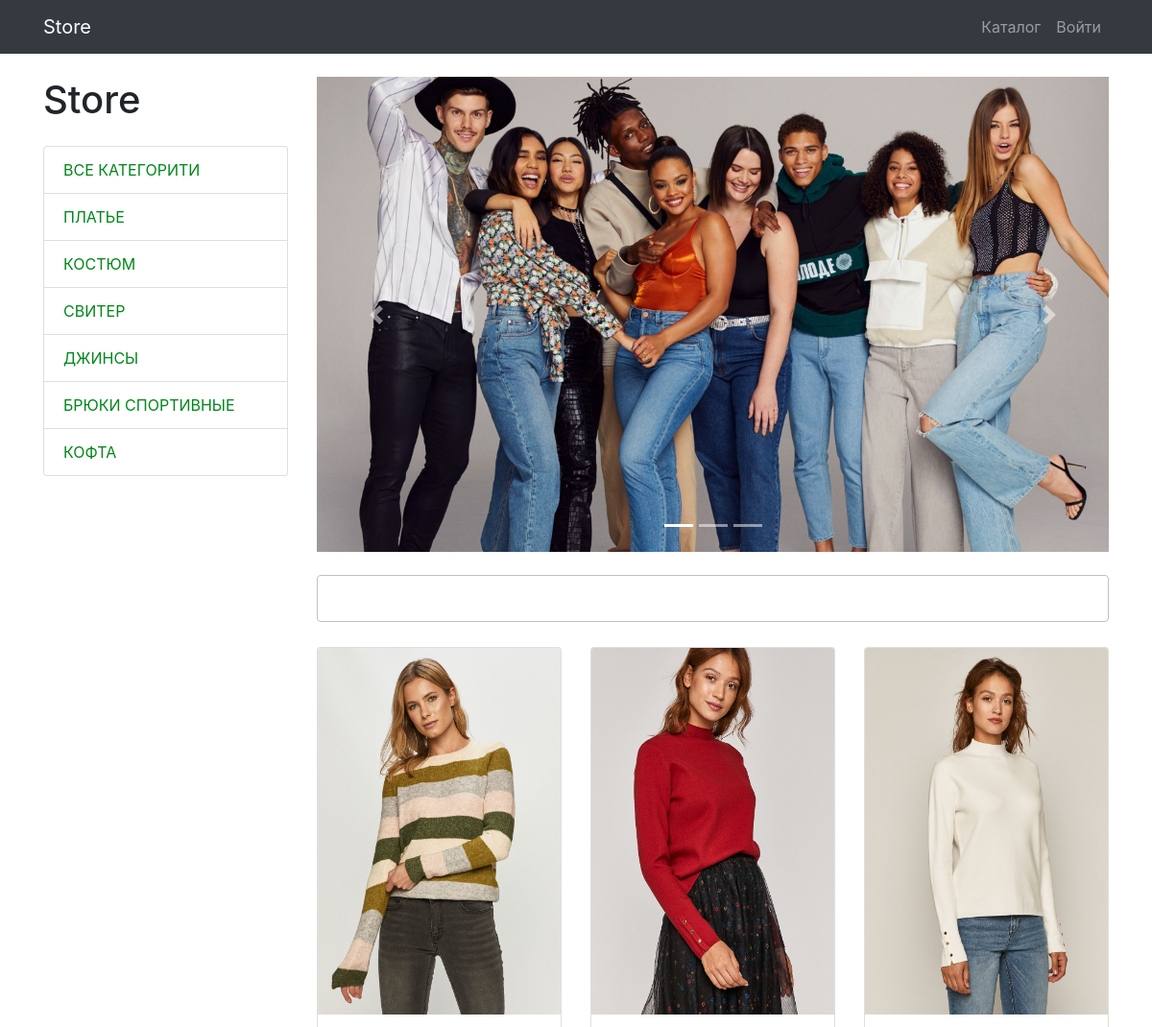
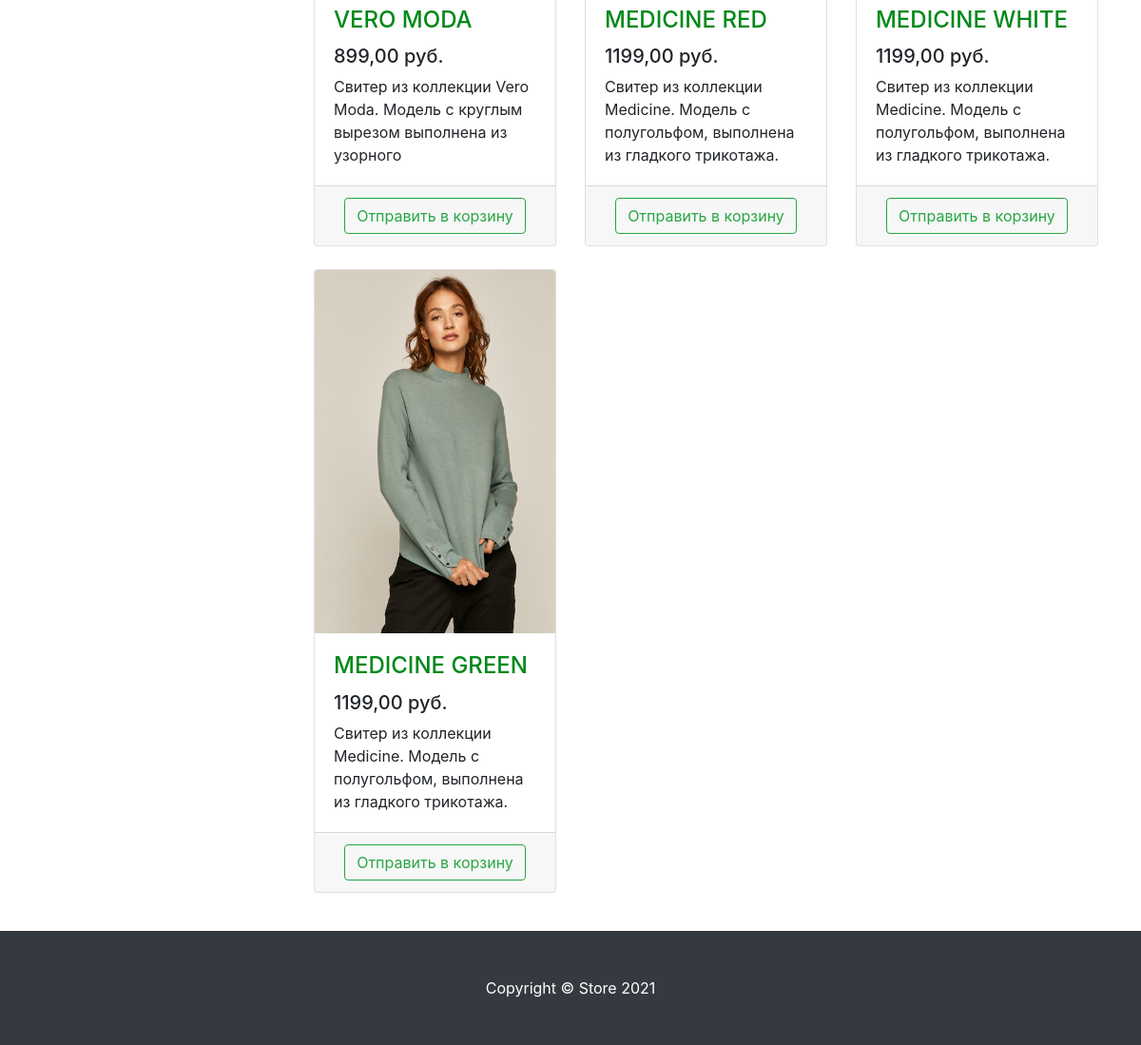
The app's page /products/3 with its own data (2 pictures, top to bottom).
### products/models.py (models this page shows, shortened)
class ProductCategory(models.Model):
    name = models.CharField(max_length=100, unique=True, verbose_name='Категория')
    description = models.TextField(blank=True, verbose_name='Описание катеории')
    class Meta:
        verbose_name = 'Категория'
        verbose_name_plural = 'Категории'

class Product(models.Model):
    name = models.CharField(max_length=256, verbose_name='Название товара')
    image = models.ImageField(upload_to='products_images', blank=True, verbose_name='Изображение')
    description = models.TextField(blank=True, verbose_name='Описание')
    short_description = models.CharField(max_length=100, blank=True, verbose_name='Краткое описание')
    price = models.DecimalField(max_digits=8, decimal_places=2, default=0, verbose_name='Цена')
    quantity = models.PositiveIntegerField(default=0, verbose_name='Количество')
    category = models.ForeignKey(ProductCategory, on_delete=models.CASCADE, verbose_name='Категория')
    class Meta:
        verbose_name = 'Товар'
        verbose_name_plural = 'Товары'

### products/views.py (the view)
# urls.py: path('products/', views.products, name='products'),
def products(request, category_id=None):
    search_query = request.GET.get("search", "")
    context = {
        'title': 'Market Place - Каталог',
        'categories': ProductCategory.objects.all(),
    }
    if category_id:
        products = Product.objects.filter(category_id=category_id)
    else:
        if search_query:
            products = Product.objects.filter(Q(name__icontains=search_query)|
                                              Q(short_description__icontains=search_query))
        else:
            products = Product.objects.all()
    paginator = Paginator(products, 6)  # Показать 3 товара на странице
    page_number = request.GET.get('page')
    page_obj = paginator.get_page(page_number)
    context.update({'products': page_obj})
    return render(request, 'products/products.html', context)

### products/templates/products/products.html (shortened to what this page needs)
{% extends 'products/base.html' %}
{% load static %}
{% block css %}
    <link href="{% static 'css/products.css' %}" rel="stylesheet">
{% endblock %}
{% block content %}
<div class="container">
    <div class="row">
        <div class="col-lg-3">
            <h1 class="my-4">Store</h1>
            <div class="list-group">
                <a href="{% url 'products' %}" class="list-group-item">Все категорити</a>
                {% for category in categories %}
                <a href="{% url 'category' category.id %}" class="list-group-item">{{ category.name }}</a>
                {% endfor %}
            </div>
        </div>
        <div class="col-lg-9">
            <div id="carouselExampleIndicators" class="carousel slide my-4" data-ride="carousel">
                <ol class="carousel-indicators">
                    <li data-target="#carouselExampleIndicators" data-slide-to="0" class="active"></li>
                    <li data-target="#carouselExampleIndicators" data-slide-to="1"></li>
                    <li data-target="#carouselExampleIndicators" data-slide-to="2"></li>
                </ol>
                <div class="carousel-inner" role="listbox">
                    <div class="carousel-item active">
                        <img class="d-block img-fluid" src="{% static 'vendor/img/slides/slide-1.jpg' %}" alt="First slide">
                    </div>
                </div>
                <a class="carousel-control-prev" href="#carouselExampleIndicators" role="button" data-slide="prev">
                    <span class="carousel-control-prev-icon" aria-hidden="true"></span>
                </a>
                <a class="carousel-control-next" href="#carouselExampleIndicators" role="button" data-slide="next">
                    <span class="carousel-control-next-icon" aria-hidden="true"></span>
                </a>
            </div>
            <div>
                <form action="{% url 'products' %}">
                    <input type="search" class="search" name="search">
                </form>
            </div>
            <div class="row">
                {% for product in products %}
                <div class="col-lg-4 col-md-6 mb-4">
                    <div class="card h-100">
                        <a href="#">
                            <img class="card-img-top"
                                 src="/media/{{ product.image }}"
                                 alt="">
                        </a>
                        <div class="card-body">
                            <h4 class="card-title">
                                <a href="#">{{ product.name }}</a>
                            </h4>
                            <h5>{{ product.price }} руб.</h5>
                            <p class="card-text">{{ product.short_description }}</p>
                        </div>
                        <div class="card-footer text-center">
                            <a href="{% url 'basket_add' product.id %}">
                            <button type="button" class="btn btn-outline-success">
                                Отправить в корзину
                            </button>
                            </a>
                        </div>
                    </div>
                </div>
                {% endfor %}
            </div>
        </div>
    </div>
</div>
<footer class="py-5 bg-dark">
    <div class="container">
        <p class="m-0 text-center text-white">Copyright &copy; Store 2021</p>
    </div>
</footer>
{% endblock %}

### products/static/css/products.css (style rules this page uses)
body { padding-top: 56px; }
a { color: #008819; }
.list-group-item { text-transform: uppercase; }
.search { width: 100%; margin: 0 0 26px; border: 1px solid #c0c0c0; border-radius: 0.25rem; padding: 10px 20px; box-sizing: border-box; font-size: 18px; }

### records on screen
ProductCategory: name "ПЛАТЬЕ"
ProductCategory: name "КОСТЮМ"
ProductCategory: name "СВИТЕР"
ProductCategory: name "ДЖИНСЫ"
ProductCategory: name "БРЮКИ СПОРТИВНЫЕ"
ProductCategory: name "КОФТА"
Product: image (picture), name "VERO MODA", price "899,00", short_description "Свитер из коллекции Vero Moda. Модель с круглым вырезом выполнена из узорного"
Product: image (picture), name "MEDICINE RED", price "1199,00", short_description "Свитер из коллекции Medicine. Модель с полугольфом, выполнена из гладкого трикотажа."
Product: image (picture), name "MEDICINE WHITE", price "1199,00", short_description "Свитер из коллекции Medicine. Модель с полугольфом, выполнена из гладкого трикотажа."
Product: image (picture), name "MEDICINE GREEN", price "1199,00", short_description "Свитер из коллекции Medicine. Модель с полугольфом, выполнена из гладкого трикотажа."
